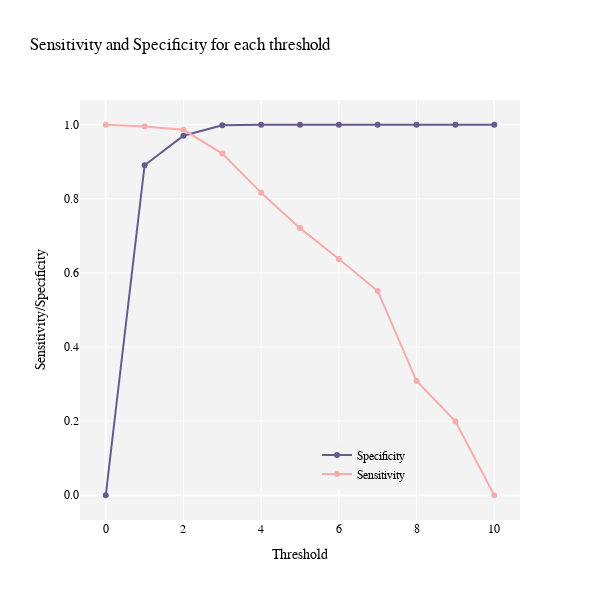

Here is the notebook cell this chart was saved with:
### Code cell
fig_opti.show()

### Figure 1 — Plotly figure (JSON) as saved in the notebook; plotly's stock layout.template omitted (floating-point values rounded to 4 significant figures)
{"data": [{"hoverinfo": "text", "marker": {"color": "#665990"}, "mode": "lines+markers", "name": "Specificity", "text": ["Threshold: 0, Specificity: 0.000", "Threshold: 1, Specificity: 0.891", "Threshold: 2, Specificity: 0.970", "Threshold: 3, Specificity: 0.999", "Threshold: 4, Specificity: 1.000", "Threshold: 5, Specificity: 1.000", "Threshold: 6, Specificity: 1.000", "Threshold: 7, Specificity: 1.000", "Threshold: 8, Specificity: 1.000", "Threshold: 9, Specificity: 1.000", "Threshold: 10, Specificity: 1.000"], "type": "scatter", "x": [0, 1, 2, 3, 4, 5, 6, 7, 8, 9, 10], "y": [0, 0.8909, 0.9704, 0.9985, 0.9998, 0.9999, 1, 1, 1, 1, 1]}, {"hoverinfo": "text", "marker": {"color": "#F8ACAC"}, "mode": "lines+markers", "name": "Sensitivity", "text": ["Threshold: 0, Sensitivity: 1.000", "Threshold: 1, Sensitivity: 0.996", "Threshold: 2, Sensitivity: 0.986", "Threshold: 3, Sensitivity: 0.922", "Threshold: 4, Sensitivity: 0.816", "Threshold: 5, Sensitivity: 0.721", "Threshold: 6, Sensitivity: 0.638", "Threshold: 7, Sensitivity: 0.551", "Threshold: 8, Sensitivity: 0.308", "Threshold: 9, Sensitivity: 0.200", "Threshold: 10, Sensitivity: 0.000"], "type": "scatter", "x": [0, 1, 2, 3, 4, 5, 6, 7, 8, 9, 10], "y": [1, 0.9956, 0.9864, 0.9223, 0.8163, 0.721, 0.6377, 0.5511, 0.3085, 0.1996, 0]}], "layout": {"font": {"color": "black", "family": "Arial, sans-serif", "size": 12}, "height": 600, "legend": {"bgcolor": "rgba(243, 243, 243, 1)", "font": {"color": "black", "family": "Arial, sans-serif", "size": 12}, "x": 0.75, "xanchor": "right", "y": 0.075, "yanchor": "bottom"}, "paper_bgcolor": "rgba(243, 243, 243, 0)", "plot_bgcolor": "rgba(243, 243, 243, 1)", "title": {"text": "Sensitivity and Specificity for each threshold"}, "width": 600, "xaxis": {"title": {"text": "Threshold"}}, "yaxis": {"tickformat": ".1f", "title": {"text": "Sensitivity/Specificity"}}}}
